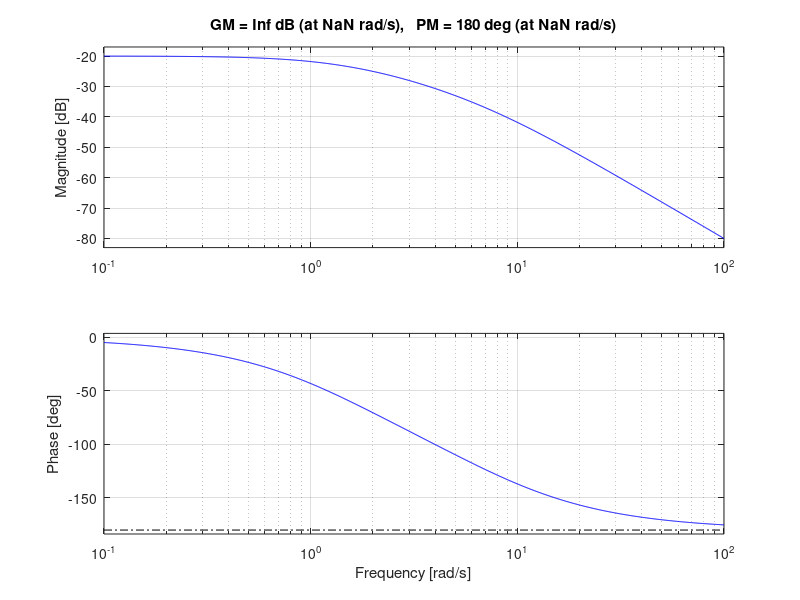

Reproduce this figure in MATLAB.
A = [0 1;0 -1];
B = [0;1];
C = [1 0];
D = 0;
Q = [1 0;0 0.5];
R = 0.01;
sys_c = ss(A, B, C, D);
[K, P, e] =lqr(A, B, Q, R)
sys_f = ss(A-B*K, B, C, D)
[Gm, Pm, Wcg, Wcp] = margin(sys_f)
margin(sys_f)